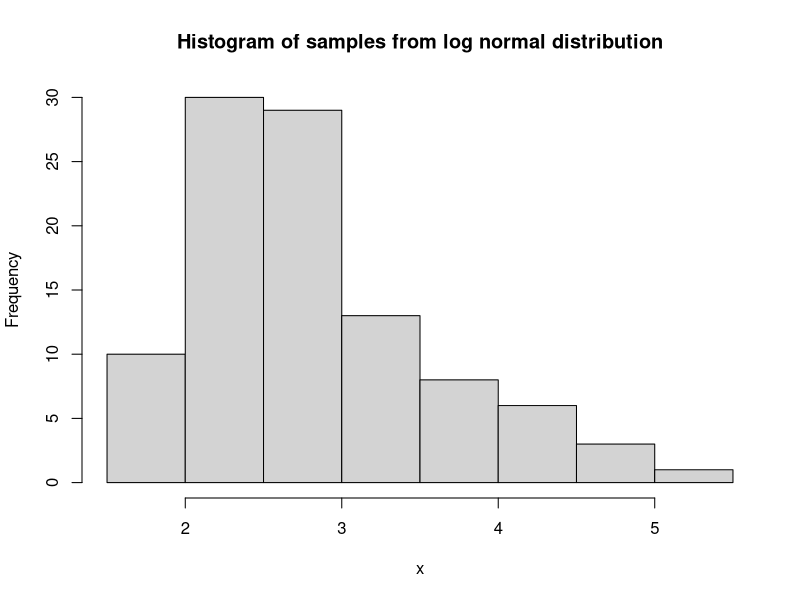
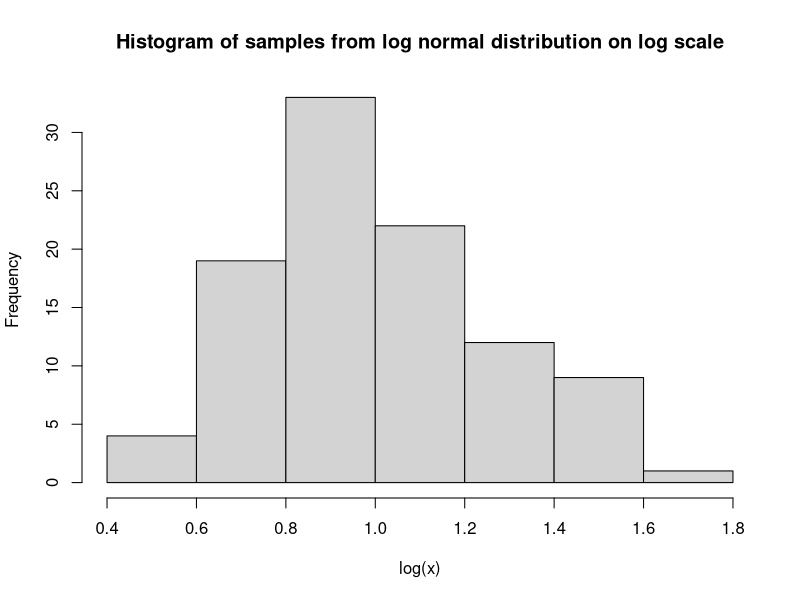

R code for these plots, in order:
## ---- chunk 1
knitr::opts_chunk$set(echo = TRUE)
## ---- chunk 2
set.seed(6)
x <- rlnorm(100, meanlog = 1, sdlog = 0.25)
print(x)
## ---- chunk 3
hist(x, main= paste("Histogram of samples from log normal distribution"))
hist(log(x),main=paste("Histogram of samples from log normal distribution on log scale"))
## ---- chunk 4
print(mean(x))
print(var(x))
print(sd(x))


mean.samples<-mean(x)
variance.samples<-var(x)
